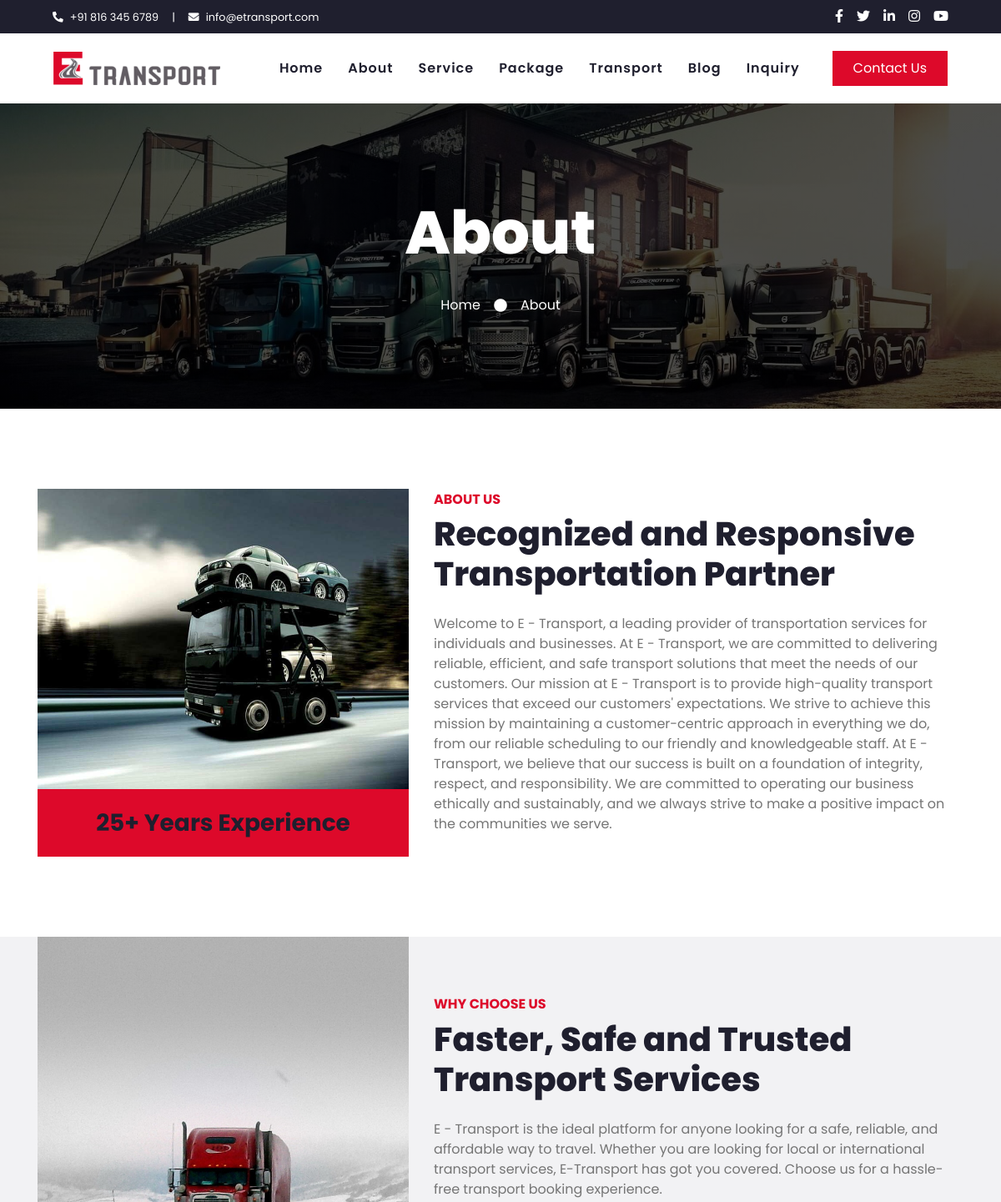
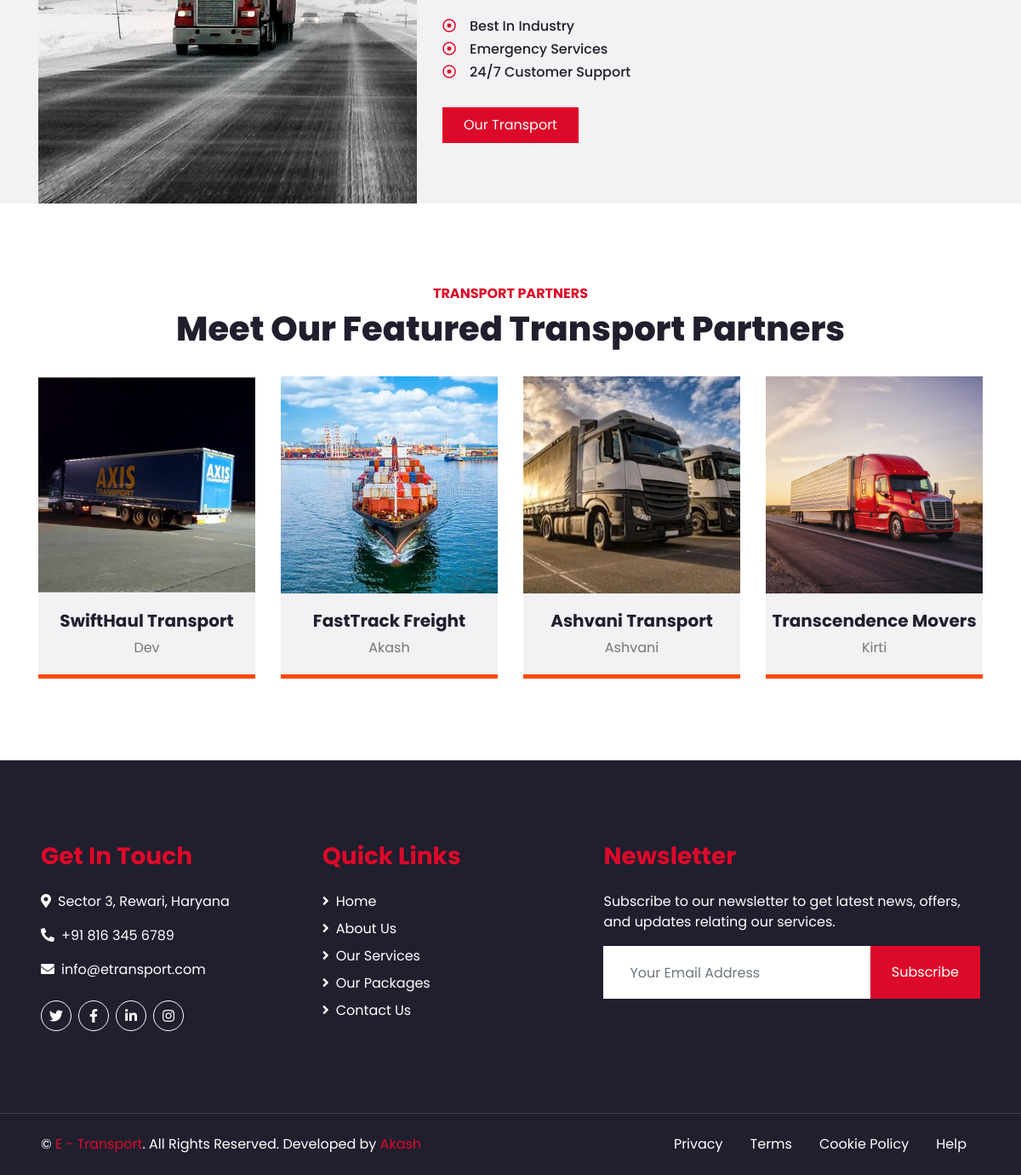
Page /about.php on the committed database (2 pictures, top to bottom).
### tables this page shows
CREATE TABLE `tbl_transport` (
  `id` int(11) NOT NULL,
  `business_name` varchar(150) NOT NULL,
  `gst` varchar(150) NOT NULL,
  `pan` varchar(150) NOT NULL,
  `owner_name` varchar(150) NOT NULL,
  `owner_email` varchar(150) NOT NULL,
  `owner_mobile` varchar(150) NOT NULL,
  `start_time` varchar(150) NOT NULL,
  `end_time` varchar(150) NOT NULL,
  `working_days` varchar(150) NOT NULL,
  `email` varchar(150) NOT NULL,
  `website` varchar(150) NOT NULL,
  `transport_mobile` varchar(150) NOT NULL,
  `address` varchar(250) NOT NULL,
  `land_mark` varchar(150) NOT NULL,
  `country_id` int(11) NOT NULL,
  `state_id` int(11) NOT NULL,
  `city_id` int(11) NOT NULL,
  `location_id` int(11) NOT NULL,
  `logo` varchar(200) NOT NULL,
  `cover` varchar(200) NOT NULL,
  `short_description` text NOT NULL,
  `long_description` text NOT NULL,
  `created_on` date NOT NULL,
  `updated_on` date NOT NULL,
  `featured` int(11) NOT NULL DEFAULT 0,
  `status` enum('0','1') NOT NULL DEFAULT '1'
);

### about.php (the view, shortened to what this page needs)
<?php
include("admin/config/dbconnect.php");
$trandom_query="select * from tbl_transport where featured=1 order by rand() limit 4";
$trandom_data=$conn->query($trandom_query);
?>
<!DOCTYPE html>
<html lang="en">
<head>
    <link href="https://cdnjs.cloudflare.com/ajax/libs/font-awesome/5.10.0/css/all.min.css" rel="stylesheet">
    <link href="lib/owlcarousel/assets/owl.carousel.min.css" rel="stylesheet">
    <link href="css/style.css" rel="stylesheet">
</head>
<body>
    <?php include("include/topbar.php"); ?>
    <?php include("include/navbar.php"); ?>
    <div class="jumbotron jumbotron-fluid mb-5">
        <div class="container text-center py-5">
            <h1 class="text-white display-3">About</h1>
            <br>
            <div class="d-inline-flex align-items-center text-white">
                <p class="m-0"><a class="text-white" href="index.php">Home</a></p>
                <i class="fa fa-circle px-3"></i>
                <p class="m-0">About</p>
            </div>
        </div>
    </div>
    <div class="container-fluid py-5">
        <div class="container">
            <div class="row align-items-center">
                <div class="col-lg-5 pb-4 pb-lg-0">
                    <img class="img-fluid w-100" src="img/mini-truck.jpg" alt="">
                    <div class="bg-primary text-dark text-center p-4">
                        <h3 class="m-0">25+ Years Experience</h3>
                    </div>
                </div>
                <div class="col-lg-7">
                    <h6 class="text-primary text-uppercase font-weight-bold">About Us</h6>
                    <h1 class="mb-4">Recognized and Responsive Transportation Partner</h1>
                    <p class="mb-4">Welcome to E - Transport, a leading provider of transportation
                        services for individuals and businesses. At E - Transport, we are committed to
                        delivering reliable, efficient, and safe transport solutions that meet the
                        needs of our customers. Our mission at E - Transport is to provide high-quality
                        transport services that exceed our customers' expectations.
                        We strive to achieve this mission by maintaining a customer-centric approach in
                        everything we do, from our reliable scheduling to our friendly and knowledgeable staff.
                        At E - Transport, we believe that our success is built on a foundation of integrity,
                        respect, and responsibility. We are committed to operating our business ethically and
                        sustainably, and we always strive to make a positive impact on the communities we serve.</p>
                </div>
            </div>
        </div>
    </div>
    <div class="container-fluid bg-secondary my-5">
        <div class="container">
            <div class="row align-items-center">
                <div class="col-lg-5">
                    <img class="img-fluid w-100" src="img/truck.jpg" alt="">
                </div>
                <div class="col-lg-7 py-5 py-lg-0">
                    <h6 class="text-primary text-uppercase font-weight-bold">Why Choose Us</h6>
                    <h1 class="mb-4">Faster, Safe and Trusted Transport Services</h1>
                    <p class="mb-4">E - Transport is the ideal platform for anyone looking for a safe, reliable,
                         and affordable way to travel.  Whether you are looking for local or international transport
                         services, E-Transport has got you covered. Choose us for a hassle-free transport booking experience.</p>
                    <ul class="list-inline">
                        <li><h6><i class="far fa-dot-circle text-primary mr-3"></i>Best In Industry</h6>
                        <li><h6><i class="far fa-dot-circle text-primary mr-3"></i>Emergency Services</h6></li>
                        <li><h6><i class="far fa-dot-circle text-primary mr-3"></i>24/7 Customer Support</h6></li>
                    </ul>
                    <a href="transport.php" class="btn btn-primary mt-3 py-2 px-4">Our Transport</a>
                </div>
            </div>
        </div>
    </div>
    <div class="container-fluid pt-5">
        <div class="container">
            <div class="text-center pb-2">
                <h6 class="text-primary text-uppercase font-weight-bold">Transport Partners</h6>
                <h1 class="mb-4">Meet Our Featured Transport Partners</h1>
            </div>
            <div class="row">
                <?php while($row = $trandom_data->fetch_assoc()){ ?>
                <div class="col-lg-3 col-md-6">
                    <div class="team card position-relative overflow-hidden border-0 mb-5">
                        <div class="imagediv">
                        <a href="transport-detail.php?id=<?php echo $row['id']; ?>">
                        <img class="card-img-top" src="<?php echo "./uploads/transport/".$row['logo']; ?>" alt="logo">
                        </a>
                        </div>
                        <div class="card-body text-center p-0">
                            <div class="team-text d-flex flex-column justify-content-center bg-secondary">
                                <h5 class="font-weight-bold"><?php echo $row['business_name'];?></h5>
                                <span><?php echo $row['owner_name'];?></span>
                            </div>
                        </div>
                    </div>
                </div>
                <?php } ?>
            </div>
        </div>
    </div>
    <?php include("include/footer.php"); ?>
</body>
</html>

### rows in the picture
tbl_transport: logo (picture), business_name "SwiftHaul Transport", owner_name "Dev"
tbl_transport: logo (picture), business_name "FastTrack Freight", owner_name "Akash"
tbl_transport: logo (picture), business_name "Ashvani Transport", owner_name "Ashvani"
tbl_transport: logo (picture), business_name "Transcendence Movers", owner_name "Kirti"
